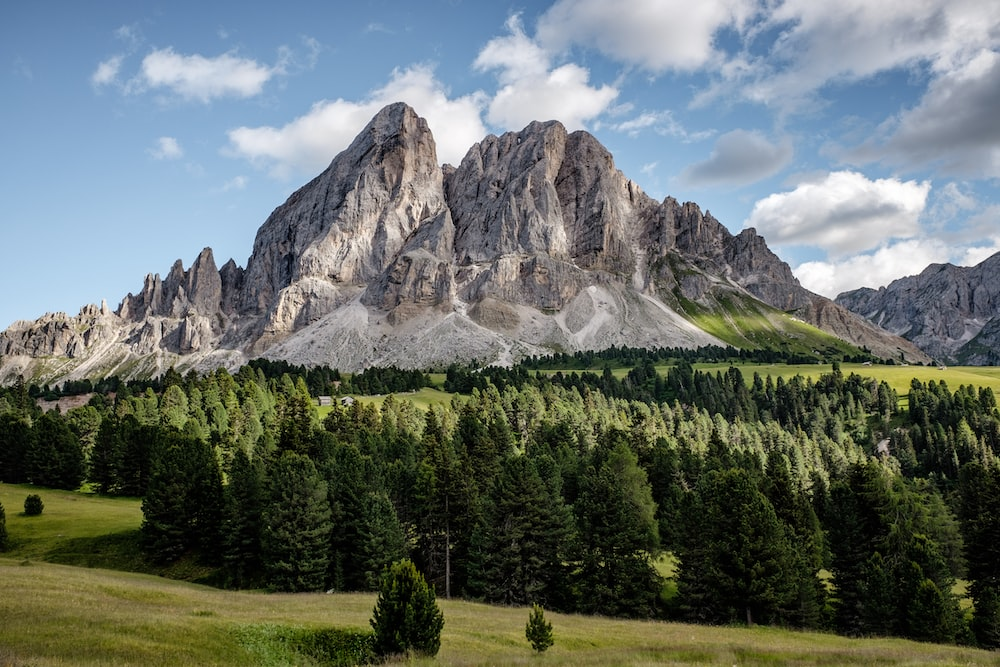
#> input picture Lab1/lab1.1/mountain.jpg, 1000 x 667 px
$ jupyter execute --allow-errors Lab1.ipynb   (shell and % lines are left out)
#> lines starting #> are read from the running program, lines starting #| are printed output that depends on the picture
[cell 1]
#Lab1.1 (1.1.1 Spilt Slicing)
import cv2
import numpy as np
import matplotlib.pyplot as plt
from mpl_toolkits.mplot3d import Axes3D

# Load the image using OpenCV
image_bgr = cv2.imread('Goldfish.jpg')

# Convert the BGR image to RGB format
#> (the rest of this cell did not finish here and is left out)

[cell 2]
#Lab1.1 (1.1.1 manual Slicing)

# Load the image using OpenCV
image_bgr = cv2.imread('Goldfish.jpg')

#> (the rest of this cell did not finish here and is left out)

[cell 3]
#Lab1.1 (1.1.2)

img_bgr = cv2.imread('mountain.jpg')
#> img_bgr is the input picture: shape (667, 1000, 3); mean B, G, R 106.5, 111.4, 103.2
img_rgb = cv2.cvtColor(img_bgr, cv2.COLOR_BGR2RGB)

img_r = img_rgb[:,:,0]
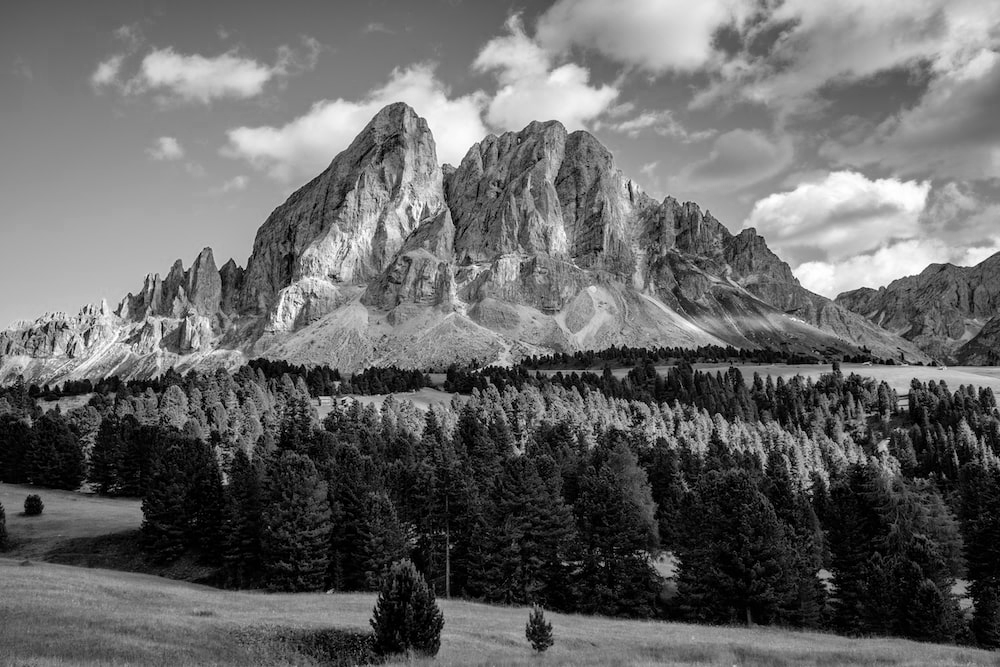
#> img_r: shape (667, 1000); min 0, max 255, mean 103.2

tranposeImg = np.transpose(img_rgb)
tranposeImg_r = tranposeImg[0,:,:]
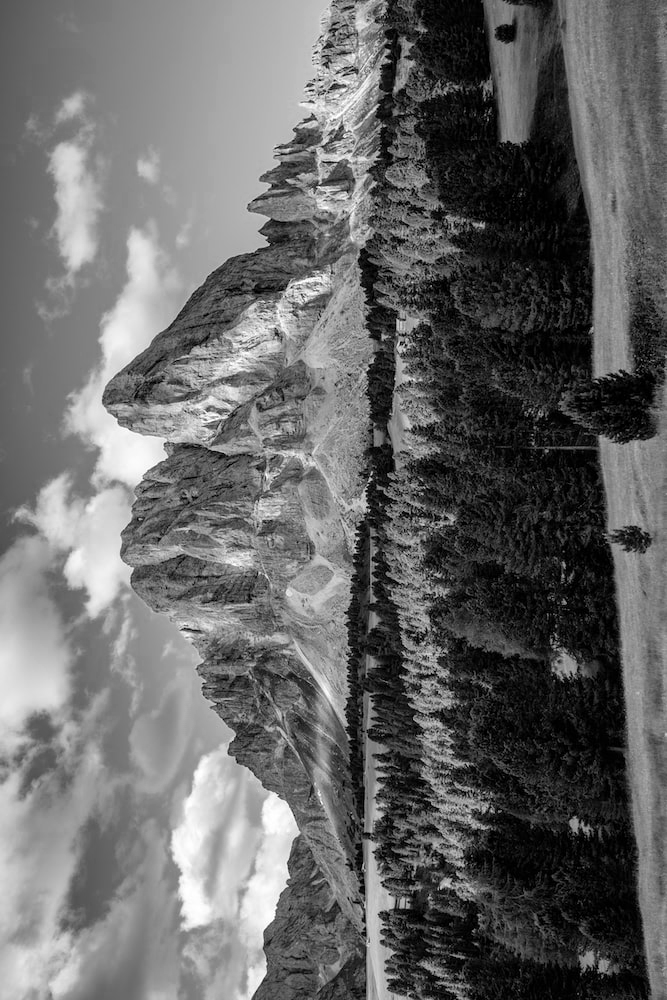
#> tranposeImg_r: shape (1000, 667); min 0, max 255, mean 103.2

moveAxisImg = np.moveaxis(img_rgb, -1, 0)
moveAxisImg_r = moveAxisImg[0,:,:]

reShape = np.reshape(img_rgb,(3,667,1000))
reShape_r = reShape[0,:,:]
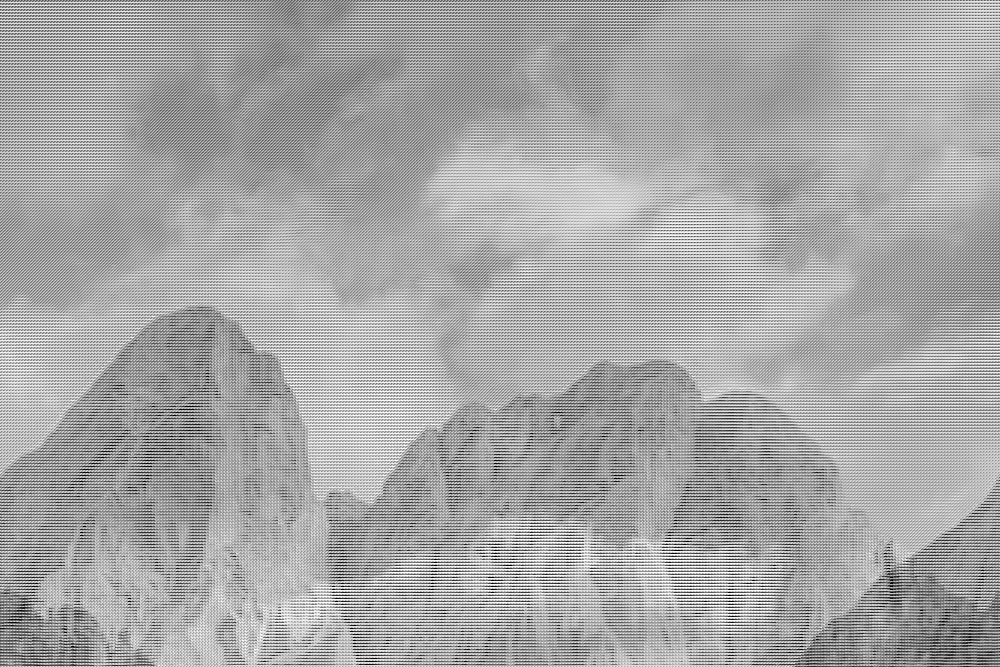
#> reShape_r: shape (667, 1000); min 0, max 255, mean 166.6

fig, axes = plt.subplots(1, 5, figsize=(18, 5))

axes[0].imshow(img_rgb)
axes[0].set_title(img_rgb.shape)

axes[1].imshow(img_r)
axes[1].set_title(img_rgb.shape)

axes[2].imshow(tranposeImg_r)
axes[2].set_title(tranposeImg.shape)

axes[3].imshow(moveAxisImg_r)
axes[3].set_title(moveAxisImg.shape)

axes[4].imshow(reShape_r)
axes[4].set_title(reShape.shape)

[cell 4]
#Lab1.1 (1.1.3 easy method)
import cv2
import numpy as np
import matplotlib.pyplot as plt
from mpl_toolkits.mplot3d import Axes3D
#convertRGB to Gray
img_bgr = cv2.imread('catEiei.jpg')
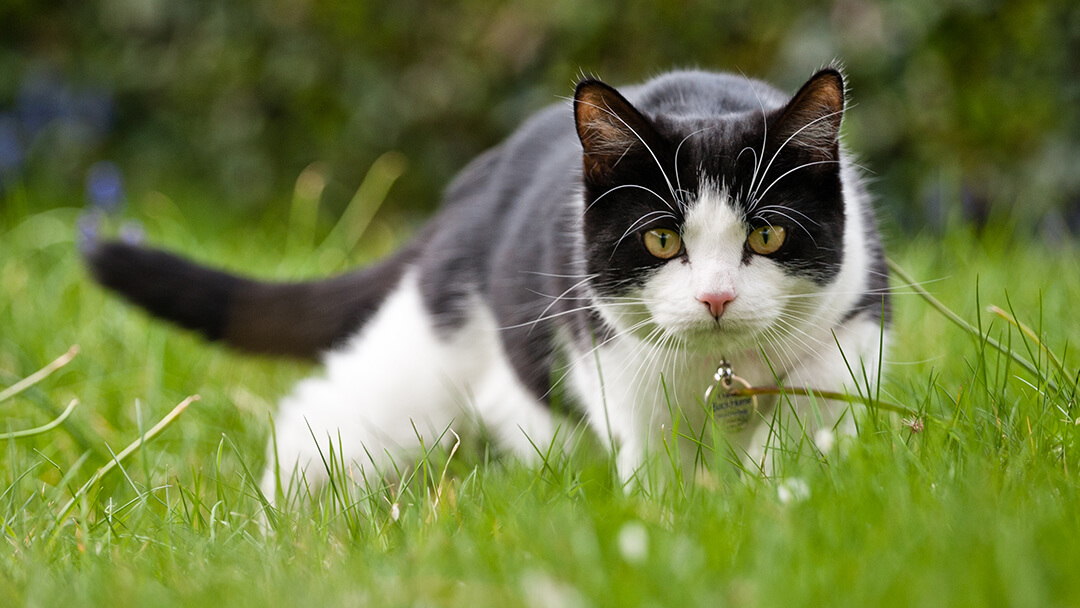
#> input picture Lab1/lab1.1/catEiei.jpg, 1080 x 608 px
#> img_bgr is the input picture: shape (608, 1080, 3); mean B, G, R 68, 123.7, 111.4
img_gray = cv2.cvtColor(img_bgr, cv2.COLOR_BGR2GRAY)
quantize_img = np.floor((img_gray/255)*((2**3)-1))
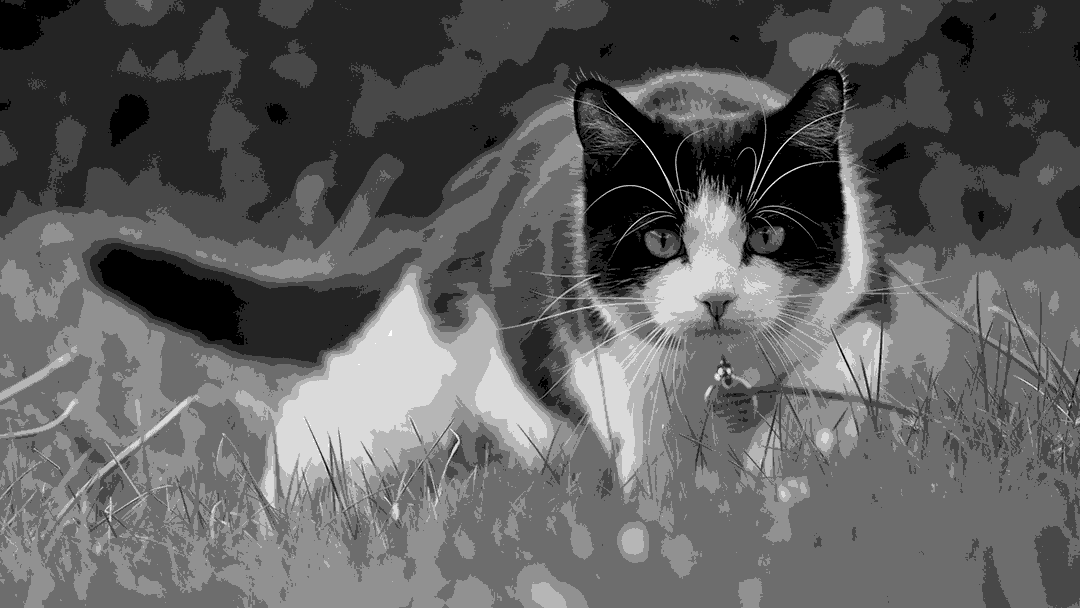
#> quantize_img: shape (608, 1080) float64; min 0, max 7, mean 2.62; drawn with min black and max white

fig, axes = plt.subplots(1, 2, figsize=(10, 5))
axes[0].imshow(img_gray, cmap='gray')
axes[1].imshow(quantize_img, cmap ='gray')

[cell 5]
import cv2
import numpy as np
import matplotlib.pyplot as plt
from mpl_toolkits.mplot3d import Axes3D
#Lab1.1 (1.1.3 for method)

#convertRGB to Gray
img_bgr = cv2.imread('catEiei.jpg')
img_gray = cv2.cvtColor(img_bgr, cv2.COLOR_BGR2GRAY)

print(img_gray)
#> (printed output is left out)
print(img_gray[1][1])
#| 37
quanImg = img_gray.copy()
for i in range(len(img_gray)):
    for j in range(len(img_gray[0])):
        quanImg[i][j] = np.floor((quanImg[i][j]/255)*((2**3)-1))

fig, axes = plt.subplots(1, 2, figsize=(10, 5))
axes[0].imshow(img_gray, cmap='gray')
axes[1].imshow(quanImg, cmap ='gray')

[cell 6]
#Lab1.1 (1.1.4)

#convertRGB to Gray
img_bgr = cv2.imread('bird.jpg')
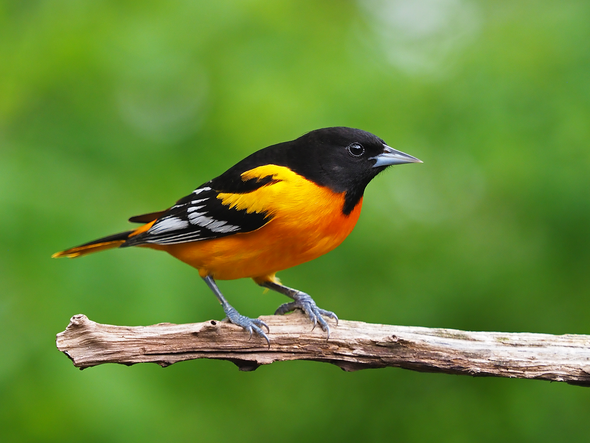
#> input picture Lab1/lab1.1/bird.jpg, 590 x 443 px
#> img_bgr is the input picture: shape (443, 590, 3); mean B, G, R 53, 137.3, 102.9
img_gray = cv2.cvtColor(img_bgr, cv2.COLOR_BGR2GRAY)
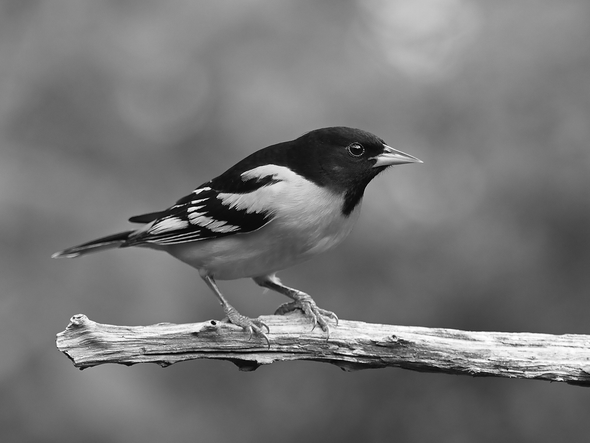
#> img_gray: shape (443, 590); min 0, max 255, mean 117.4

#ReduceDimension
resize_img_gray = cv2.resize(img_gray,(200,200))
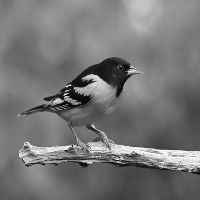
#> resize_img_gray: shape (200, 200); min 1, max 255, mean 117.3

#meshgrid
x,y = np.mgrid[0:200,0:200]

fig3d = plt.figure()
ax = fig3d.add_subplot(projection='3d')
ax.plot_surface(x,y,resize_img_gray,rstride=1,cstride=1,linewidth=0,cmap='gray')
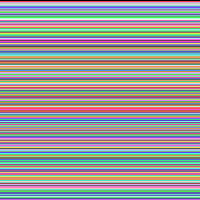
#> x: shape (200, 200) int64; 200 distinct labels, from 0 to 199; one colour per label, 0 black
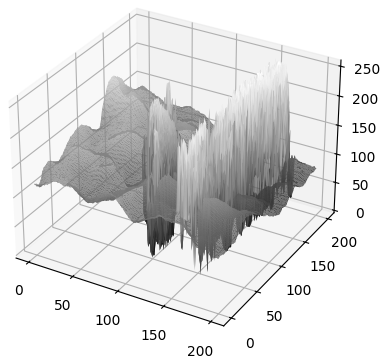
#> figure drawn by matplotlib, 1 panel
